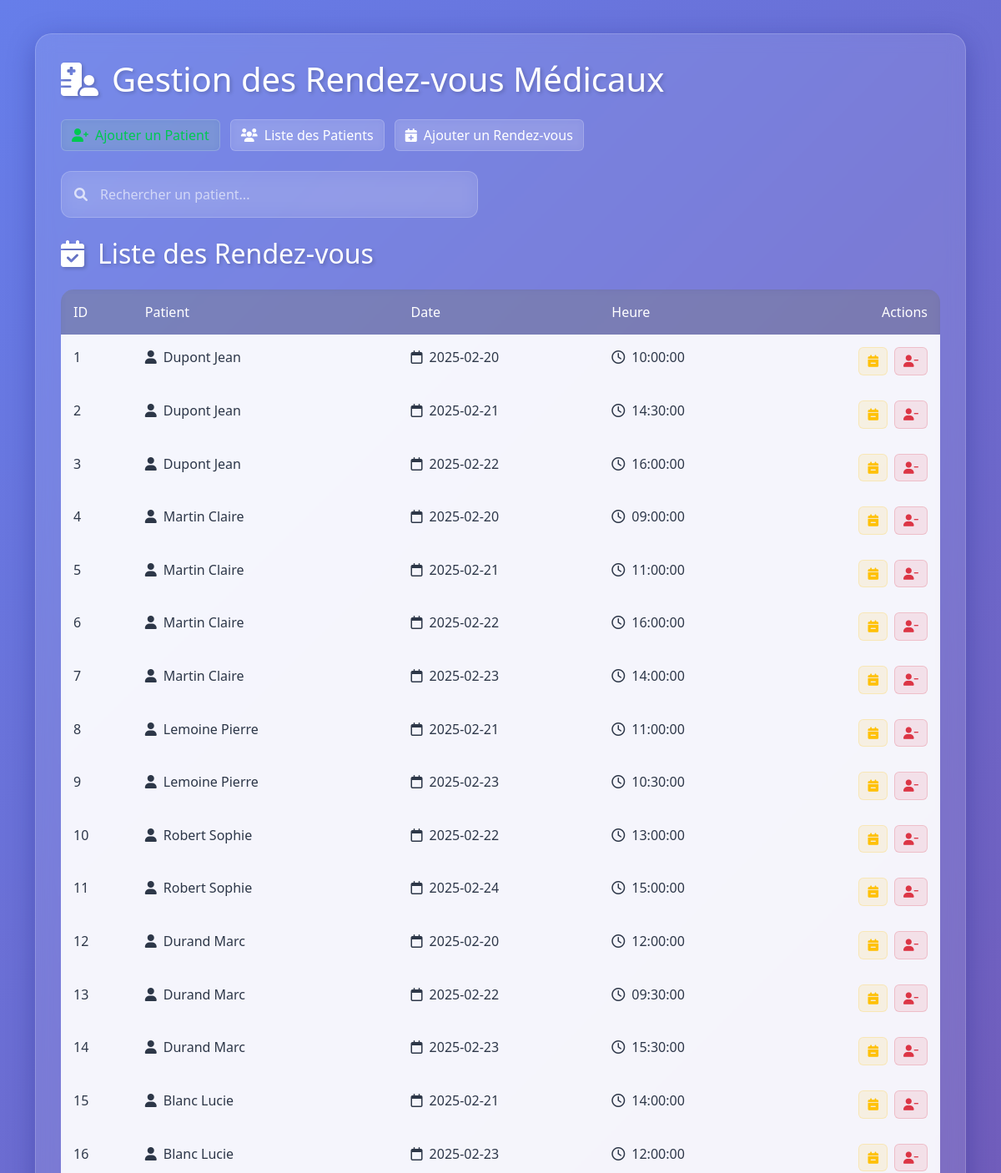
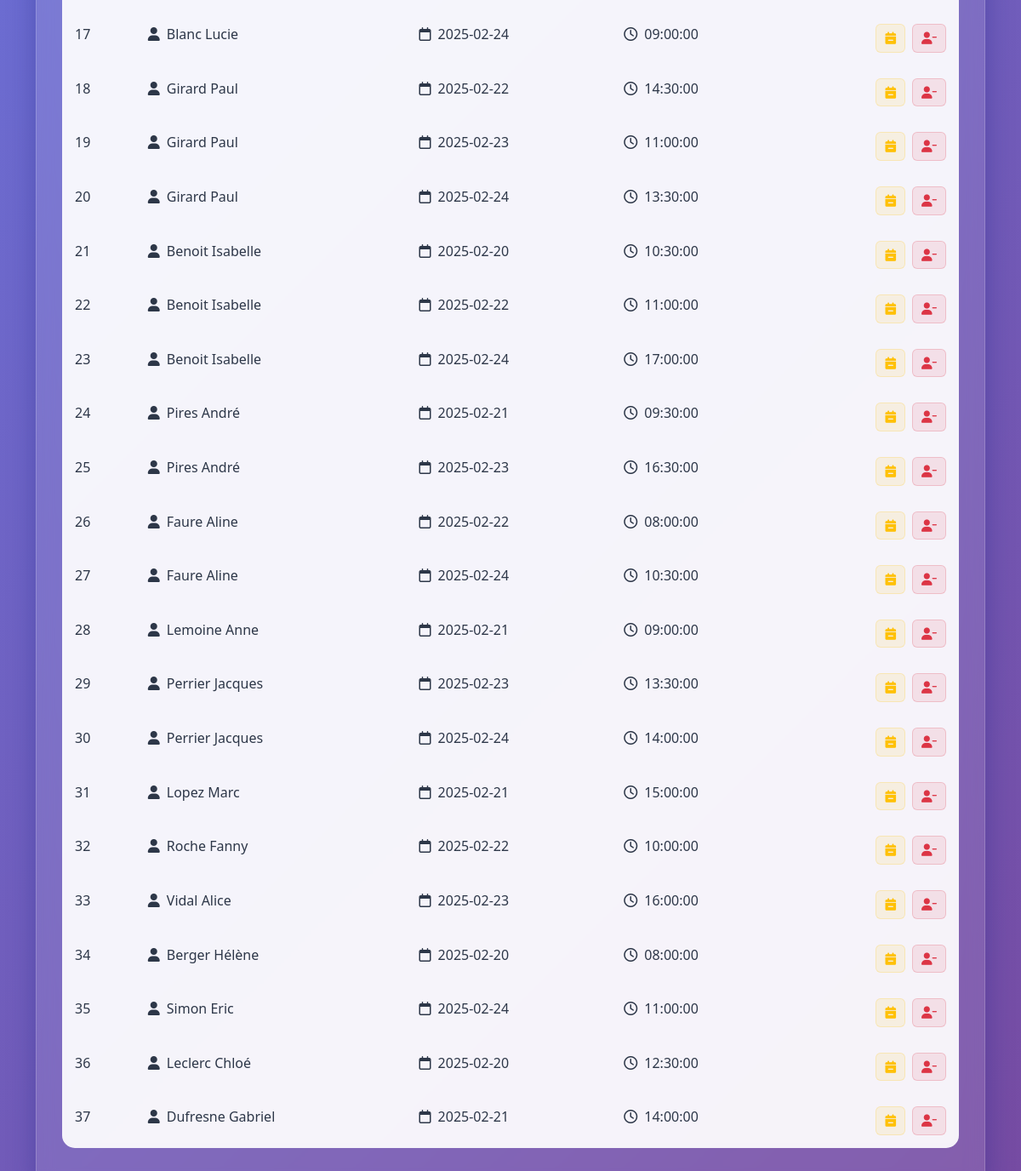
/jour6/index.Php, run on the app's committed database (2 pictures, top to bottom).
### tables this page shows
CREATE TABLE rendez_vous (
    id INT AUTO_INCREMENT PRIMARY KEY,
    patient_id INT NOT NULL,
    date_rdv DATE NOT NULL,
    heure_rdv TIME NOT NULL,
    FOREIGN KEY (patient_id) REFERENCES patients(id),
    CONSTRAINT unique_rdv UNIQUE (patient_id, date_rdv, heure_rdv)
);

CREATE TABLE patients (
    id INT AUTO_INCREMENT PRIMARY KEY,
    nom VARCHAR(100) NOT NULL,
    prenom VARCHAR(100) NOT NULL,
    telephone VARCHAR(15) NOT NULL,
    email VARCHAR(100) UNIQUE NOT NULL
);

### jour6/src/models/RendezVous.php (called while the page is built, shortened)
<?php
require_once __DIR__ . '/../config/database.php';
class RendezVous {
    public static function getAll() {
        global $pdo;
        $stmt = $pdo->query("SELECT r.*, p.nom, p.prenom FROM rendez_vous r
                             JOIN patients p ON r.patient_id = p.id");
        return $stmt->fetchAll(PDO::FETCH_ASSOC);
    }
}
?>

### jour6/src/models/Patient.php (called while the page is built, shortened)
<?php
require_once __DIR__ . '/../config/database.php';
class Patient {
    public static function getAll() {
        global $pdo;
        try {
            $stmt = $pdo->query("SELECT * FROM patients");
            return $stmt->fetchAll(PDO::FETCH_ASSOC);
        } catch (PDOException $e) {
            echo 'Erreur : ' . $e->getMessage();
            return [];
        }
    }
}
?>

### jour6/index.Php (the view, shortened to what this page needs)
<?php
require_once __DIR__ . '/src/models/Patient.php';
require_once __DIR__ . '/src/models/RendezVous.php';
$rendezVousList = RendezVous::getAll();
$patientsList = Patient::getAll();
?>
<!DOCTYPE html>
<html lang="fr">
<head>
    <link rel="stylesheet" href="https://cdn.jsdelivr.net/npm/bootstrap@5.3.0/dist/css/bootstrap.min.css">
    <link rel="stylesheet" href="https://cdnjs.cloudflare.com/ajax/libs/font-awesome/6.0.0/css/all.min.css">
</head>
<body>
    <div class="container">
        <div class="glass-container">
            <h1 class="mb-4"><i class="fas fa-hospital-user me-3"></i>Gestion des Rendez-vous Médicaux</h1>
            <div class="mb-4">
                <a href="src/views/add_patient.php" class="btn btn-glass btn-glass-success me-2">
                    <i class="fas fa-user-plus me-2"></i>Ajouter un Patient
                </a>
                <a href="src/views/patients.php" class="btn btn-glass me-2">
                    <i class="fas fa-users me-2"></i>Liste des Patients
                </a>
                <a href="src/views/add_rdv.php" class="btn btn-glass">
                    <i class="fas fa-calendar-plus me-2"></i>Ajouter un Rendez-vous
                </a>
            </div>
            <div class="search-container mb-4">
                <div class="search-box glass-search">
                    <i class="fas fa-search search-icon"></i>
                    <input type="text" id="searchPatient" class="form-control search-input" placeholder="Rechercher un patient...">
                </div>
            </div>
            <h2 class="mb-4"><i class="fas fa-calendar-check me-3"></i>Liste des Rendez-vous</h2>
            <table class="table">
                <thead>
                    <tr>
                        <th>ID</th>
                        <th>Patient</th>
                        <th>Date</th>
                        <th>Heure</th>
                        <th class="text-end">Actions</th>
                    </tr>
                </thead>
                <tbody>
                    <?php if (empty($rendezVousList)): ?>
                        <tr>
                            <td colspan="5" class="text-center">Aucun rendez-vous trouvé.</td>
                        </tr>
                    <?php else: ?>
                        <?php foreach ($rendezVousList as $rdv): ?>
                            <tr>
                                <td><?= $rdv['id'] ?></td>
                                <td>
                                    <?php
                                        $patient = array_filter($patientsList, fn($p) => $p['id'] == $rdv['patient_id']);
                                        $patient = reset($patient);
                                    ?>
                                    <span><i class="fas fa-user me-2"></i><?= $patient['nom'] . ' ' . $patient['prenom'] ?></span>
                                </td>
                                <td><i class="far fa-calendar me-2"></i><?= $rdv['date_rdv'] ?></td>
                                <td><i class="far fa-clock me-2"></i><?= $rdv['heure_rdv'] ?></td>
                                <td>
                                    <div class="actions-column">
                                        <a href="src/controllers/rdvController.php?delete=<?= $rdv['id'] ?>"
                                           class="btn btn-delete btn-delete-rdv"
                                           onclick="return confirmerSuppressionRDV(<?= $rdv['id'] ?>, '<?= $rdv['date_rdv'] ?>', '<?= $rdv['heure_rdv'] ?>')">
                                            <i class="fas fa-calendar-minus"></i>
                                        </a>
                                        <a href="src/controllers/patientController.php?delete=<?= $patient['id'] ?>"
                                           class="btn btn-delete btn-delete-patient"
                                           onclick="return confirmerSuppressionPatient(<?= $patient['id'] ?>, '<?= htmlspecialchars($patient['nom'] . ' ' . $patient['prenom']) ?>')">
                                            <i class="fas fa-user-minus"></i>
                                        </a>
                                    </div>
                                </td>
                            </tr>
                        <?php endforeach; ?>
                    <?php endif; ?>
                </tbody>
            </table>
        </div>
    </div>
</body>
</html>

### jour6/index.Php (style rules this page uses)
body { background: linear-gradient(135deg, #667eea 0%, #764ba2 100%); min-height: 100vh; padding: 20px; }
.glass-container { background: rgba(255, 255, 255, 0.1); backdrop-filter: blur(10px); border-radius: 20px; padding: 30px; box-shadow: 0 8px 32px 0 rgba(31, 38, 135, 0.37); border: 1px solid rgba(255, 255, 255, 0.18); margin-top: 20px; }
.table { background: rgba(255, 255, 255, 0.15); backdrop-filter: blur(4px); border-radius: 15px; }
.table thead th { border-bottom: none; color: #fff; font-weight: 500; padding: 15px; background: rgba(0, 0, 0, 0.2); }
.table td { border: none; padding: 15px; color: #2d3748; background: rgba(255, 255, 255, 0.9); }
.table tr:last-child td:first-child { border-bottom-left-radius: 15px; }
.table tr:last-child td:last-child { border-bottom-right-radius: 15px; }
.table thead tr:first-child th:first-child { border-top-left-radius: 15px; }
.table thead tr:first-child th:last-child { border-top-right-radius: 15px; }
.actions-column { display: flex; gap: 8px; justify-content: flex-end; }
.btn-delete { padding: 5px 10px; border-radius: 6px; font-size: 0.9em; }
.btn-delete-patient { background: rgba(220, 53, 69, 0.1); color: #dc3545; border: 1px solid rgba(220, 53, 69, 0.2); }
.btn-delete-rdv { background: rgba(255, 193, 7, 0.1); color: #ffc107; border: 1px solid rgba(255, 193, 7, 0.2); }
.btn-glass { background: rgba(255, 255, 255, 0.1); backdrop-filter: blur(4px); border: 1px solid rgba(255, 255, 255, 0.2); color: white; transition: all 0.3s ease; }
.btn-glass-success { background: rgba(40, 167, 69, 0.1); color: #00C851; }
h1, h2 { color: white; font-weight: 300; text-shadow: 2px 2px 4px rgba(0,0,0,0.2); }
.actions-column a { position: relative; }
.search-container { position: relative; max-width: 500px; }
.glass-search { background: rgba(255, 255, 255, 0.1); backdrop-filter: blur(10px); border-radius: 12px; padding: 10px 15px; display: flex; align-items: center; border: 1px solid rgba(255, 255, 255, 0.2); }
.search-icon { color: rgba(255, 255, 255, 0.7); margin-right: 10px; }
.search-input { background: transparent; border: none; color: white; flex-grow: 1; padding: 5px; }
.search-input::placeholder { color: rgba(255, 255, 255, 0.6); }

### data on the page
rendez_vous: id "1", patient.nom "Dupont", patient.prenom "Jean", date_rdv "2025-02-20", heure_rdv "10:00:00"
rendez_vous: id "2", patient.nom "Dupont", patient.prenom "Jean", date_rdv "2025-02-21", heure_rdv "14:30:00"
rendez_vous: id "3", patient.nom "Dupont", patient.prenom "Jean", date_rdv "2025-02-22", heure_rdv "16:00:00"
rendez_vous: id "4", patient.nom "Martin", patient.prenom "Claire", date_rdv "2025-02-20", heure_rdv "09:00:00"
rendez_vous: id "5", patient.nom "Martin", patient.prenom "Claire", date_rdv "2025-02-21", heure_rdv "11:00:00"
rendez_vous: id "6", patient.nom "Martin", patient.prenom "Claire", date_rdv "2025-02-22", heure_rdv "16:00:00"
rendez_vous: id "7", patient.nom "Martin", patient.prenom "Claire", date_rdv "2025-02-23", heure_rdv "14:00:00"
rendez_vous: id "8", patient.nom "Lemoine", patient.prenom "Pierre", date_rdv "2025-02-21", heure_rdv "11:00:00"
rendez_vous: id "9", patient.nom "Lemoine", patient.prenom "Pierre", date_rdv "2025-02-23", heure_rdv "10:30:00"
rendez_vous: id "10", patient.nom "Robert", patient.prenom "Sophie", date_rdv "2025-02-22", heure_rdv "13:00:00"
rendez_vous: id "11", patient.nom "Robert", patient.prenom "Sophie", date_rdv "2025-02-24", heure_rdv "15:00:00"
rendez_vous: id "12", patient.nom "Durand", patient.prenom "Marc", date_rdv "2025-02-20", heure_rdv "12:00:00"
rendez_vous: id "13", patient.nom "Durand", patient.prenom "Marc", date_rdv "2025-02-22", heure_rdv "09:30:00"
rendez_vous: id "14", patient.nom "Durand", patient.prenom "Marc", date_rdv "2025-02-23", heure_rdv "15:30:00"
rendez_vous: id "15", patient.nom "Blanc", patient.prenom "Lucie", date_rdv "2025-02-21", heure_rdv "14:00:00"
rendez_vous: id "16", patient.nom "Blanc", patient.prenom "Lucie", date_rdv "2025-02-23", heure_rdv "12:00:00"
rendez_vous: id "17", patient.nom "Blanc", patient.prenom "Lucie", date_rdv "2025-02-24", heure_rdv "09:00:00"
rendez_vous: id "18", patient.nom "Girard", patient.prenom "Paul", date_rdv "2025-02-22", heure_rdv "14:30:00"
rendez_vous: id "19", patient.nom "Girard", patient.prenom "Paul", date_rdv "2025-02-23", heure_rdv "11:00:00"
rendez_vous: id "20", patient.nom "Girard", patient.prenom "Paul", date_rdv "2025-02-24", heure_rdv "13:30:00"
rendez_vous: id "21", patient.nom "Benoit", patient.prenom "Isabelle", date_rdv "2025-02-20", heure_rdv "10:30:00"
rendez_vous: id "22", patient.nom "Benoit", patient.prenom "Isabelle", date_rdv "2025-02-22", heure_rdv "11:00:00"
rendez_vous: id "23", patient.nom "Benoit", patient.prenom "Isabelle", date_rdv "2025-02-24", heure_rdv "17:00:00"
rendez_vous: id "24", patient.nom "Pires", patient.prenom "André", date_rdv "2025-02-21", heure_rdv "09:30:00"
rendez_vous: id "25", patient.nom "Pires", patient.prenom "André", date_rdv "2025-02-23", heure_rdv "16:30:00"
rendez_vous: id "26", patient.nom "Faure", patient.prenom "Aline", date_rdv "2025-02-22", heure_rdv "08:00:00"
rendez_vous: id "27", patient.nom "Faure", patient.prenom "Aline", date_rdv "2025-02-24", heure_rdv "10:30:00"
rendez_vous: id "28", patient.nom "Lemoine", patient.prenom "Anne", date_rdv "2025-02-21", heure_rdv "09:00:00"
rendez_vous: id "29", patient.nom "Perrier", patient.prenom "Jacques", date_rdv "2025-02-23", heure_rdv "13:30:00"
rendez_vous: id "30", patient.nom "Perrier", patient.prenom "Jacques", date_rdv "2025-02-24", heure_rdv "14:00:00"
rendez_vous: id "31", patient.nom "Lopez", patient.prenom "Marc", date_rdv "2025-02-21", heure_rdv "15:00:00"
rendez_vous: id "32", patient.nom "Roche", patient.prenom "Fanny", date_rdv "2025-02-22", heure_rdv "10:00:00"
rendez_vous: id "33", patient.nom "Vidal", patient.prenom "Alice", date_rdv "2025-02-23", heure_rdv "16:00:00"
rendez_vous: id "34", patient.nom "Berger", patient.prenom "Hélène", date_rdv "2025-02-20", heure_rdv "08:00:00"
rendez_vous: id "35", patient.nom "Simon", patient.prenom "Eric", date_rdv "2025-02-24", heure_rdv "11:00:00"
rendez_vous: id "36", patient.nom "Leclerc", patient.prenom "Chloé", date_rdv "2025-02-20", heure_rdv "12:30:00"
rendez_vous: id "37", patient.nom "Dufresne", patient.prenom "Gabriel", date_rdv "2025-02-21", heure_rdv "14:00:00"
